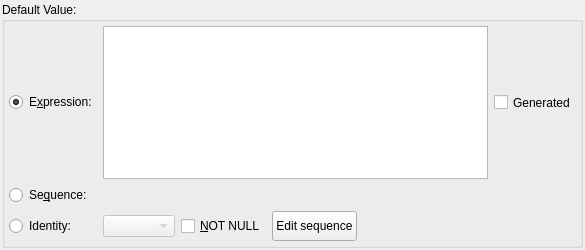
<?xml version="1.0" encoding="UTF-8"?>
<ui version="4.0">
 <class>ColumnWidget</class>
 <widget class="QWidget" name="ColumnWidget">
  <property name="geometry">
   <rect>
    <x>0</x>
    <y>0</y>
    <width>585</width>
    <height>250</height>
   </rect>
  </property>
  <layout class="QGridLayout" name="column_grid">
   <property name="leftMargin">
    <number>2</number>
   </property>
   <property name="topMargin">
    <number>2</number>
   </property>
   <property name="rightMargin">
    <number>2</number>
   </property>
   <property name="bottomMargin">
    <number>2</number>
   </property>
   <property name="spacing">
    <number>6</number>
   </property>
   <item row="0" column="0" colspan="2">
    <widget class="QGroupBox" name="default_value_grp">
     <property name="title">
      <string>Default Value:</string>
     </property>
     <layout class="QGridLayout" name="gridLayout">
      <property name="leftMargin">
       <number>4</number>
      </property>
      <property name="topMargin">
       <number>4</number>
      </property>
      <property name="rightMargin">
       <number>4</number>
      </property>
      <property name="bottomMargin">
       <number>4</number>
      </property>
      <item row="0" column="0">
       <widget class="QRadioButton" name="expression_rb">
        <property name="text">
         <string>E&amp;xpression:</string>
        </property>
        <property name="checked">
         <bool>true</bool>
        </property>
       </widget>
      </item>
      <item row="0" column="1" colspan="4">
       <layout class="QHBoxLayout" name="horizontalLayout">
        <item>
         <widget class="QPlainTextEdit" name="def_value_txt">
          <property name="sizePolicy">
           <sizepolicy hsizetype="Expanding" vsizetype="Preferred">
            <horstretch>0</horstretch>
            <verstretch>0</verstretch>
           </sizepolicy>
          </property>
          <property name="maximumSize">
           <size>
            <width>16777215</width>
            <height>16777215</height>
           </size>
          </property>
          <property name="frameShadow">
           <enum>QFrame::Sunken</enum>
          </property>
          <property name="lineWidth">
           <number>1</number>
          </property>
          <property name="midLineWidth">
           <number>0</number>
          </property>
          <property name="verticalScrollBarPolicy">
           <enum>Qt::ScrollBarAlwaysOff</enum>
          </property>
          <property name="horizontalScrollBarPolicy">
           <enum>Qt::ScrollBarAlwaysOff</enum>
          </property>
          <property name="tabChangesFocus">
           <bool>true</bool>
          </property>
         </widget>
        </item>
        <item>
         <widget class="QCheckBox" name="generated_chk">
          <property name="sizePolicy">
           <sizepolicy hsizetype="Fixed" vsizetype="Preferred">
            <horstretch>0</horstretch>
            <verstretch>0</verstretch>
           </sizepolicy>
          </property>
          <property name="text">
           <string>Generated</string>
          </property>
         </widget>
        </item>
       </layout>
      </item>
      <item row="1" column="0">
       <widget class="QRadioButton" name="sequence_rb">
        <property name="text">
         <string>Se&amp;quence:</string>
        </property>
       </widget>
      </item>
      <item row="2" column="0">
       <widget class="QRadioButton" name="identity_rb">
        <property name="text">
         <string>Identity:</string>
        </property>
       </widget>
      </item>
      <item row="2" column="1">
       <widget class="QComboBox" name="identity_type_cmb">
        <property name="enabled">
         <bool>false</bool>
        </property>
       </widget>
      </item>
      <item row="2" column="2">
       <widget class="QCheckBox" name="notnull_chk">
        <property name="sizePolicy">
         <sizepolicy hsizetype="Fixed" vsizetype="Preferred">
          <horstretch>0</horstretch>
          <verstretch>0</verstretch>
         </sizepolicy>
        </property>
        <property name="text">
         <string>&amp;NOT NULL</string>
        </property>
       </widget>
      </item>
      <item row="2" column="3">
       <widget class="QPushButton" name="edit_seq_btn">
        <property name="minimumSize">
         <size>
          <width>0</width>
          <height>30</height>
         </size>
        </property>
        <property name="toolTip">
         <string>Edit the underlying sequence's attributes</string>
        </property>
        <property name="text">
         <string>Edit sequence</string>
        </property>
        <property name="icon">
         <iconset resource="../res/resources.qrc">
          <normaloff>:/icones/icones/sequence.png</normaloff>:/icones/icones/sequence.png</iconset>
        </property>
       </widget>
      </item>
      <item row="2" column="4">
       <spacer name="horizontalSpacer">
        <property name="orientation">
         <enum>Qt::Horizontal</enum>
        </property>
        <property name="sizeHint" stdset="0">
         <size>
          <width>40</width>
          <height>20</height>
         </size>
        </property>
       </spacer>
      </item>
     </layout>
    </widget>
   </item>
  </layout>
 </widget>
 <tabstops>
  <tabstop>expression_rb</tabstop>
  <tabstop>def_value_txt</tabstop>
  <tabstop>sequence_rb</tabstop>
 </tabstops>
 <resources>
  <include location="../res/resources.qrc"/>
 </resources>
 <connections/>
</ui>
